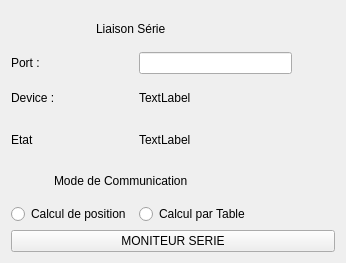
<?xml version="1.0" encoding="UTF-8"?>
<ui version="4.0">
 <class>SerialPannel</class>
 <widget class="QWidget" name="SerialPannel">
  <property name="geometry">
   <rect>
    <x>0</x>
    <y>0</y>
    <width>346</width>
    <height>263</height>
   </rect>
  </property>
  <property name="windowTitle">
   <string>Form</string>
  </property>
  <layout class="QGridLayout" name="gridLayout_2">
   <item row="5" column="3">
    <widget class="QRadioButton" name="m_ModeTable">
     <property name="toolTip">
      <string>&lt;html&gt;&lt;head/&gt;&lt;body&gt;&lt;p&gt;L'ordinateur d'étermine la position par l'utilisation d'une base donnée ou toutes les positions ont été enregistrées&lt;/p&gt;&lt;/body&gt;&lt;/html&gt;</string>
     </property>
     <property name="text">
      <string>Calcul par Table</string>
     </property>
    </widget>
   </item>
   <item row="7" column="0" colspan="6">
    <widget class="QPushButton" name="m_MoniteurSerieButton">
     <property name="toolTip">
      <string>&lt;html&gt;&lt;head/&gt;&lt;body&gt;&lt;p&gt;Démarre une interface permettant de voir&lt;/p&gt;&lt;p&gt;les données circulant dans la liaison série.&lt;/p&gt;&lt;/body&gt;&lt;/html&gt;</string>
     </property>
     <property name="text">
      <string>MONITEUR SERIE</string>
     </property>
    </widget>
   </item>
   <item row="3" column="3" colspan="3">
    <widget class="QLabel" name="m_DeviceState">
     <property name="toolTip">
      <string>&lt;html&gt;&lt;head/&gt;&lt;body&gt;&lt;p&gt;Affiche l'état de la connexion entre le dispositif série et l'application.&lt;/p&gt;&lt;p&gt;close : aucune connection&lt;/p&gt;&lt;p&gt;open : connection en cours&lt;/p&gt;&lt;p&gt;unknow : état généré en cas de problème ou de dysfonctionnement de l'application ou du dispositif série. Redémarrez l'application pour tenter de résoudre le problème.&lt;/p&gt;&lt;/body&gt;&lt;/html&gt;</string>
     </property>
     <property name="text">
      <string>TextLabel</string>
     </property>
    </widget>
   </item>
   <item row="1" column="0" colspan="2">
    <widget class="QLabel" name="m_PortName">
     <property name="toolTip">
      <string>&lt;html&gt;&lt;head/&gt;&lt;body&gt;&lt;p&gt;Entrez le port série sur lequel est branché la carte.&lt;/p&gt;&lt;p&gt;&lt;br/&gt;&lt;/p&gt;&lt;/body&gt;&lt;/html&gt;</string>
     </property>
     <property name="text">
      <string>Port :</string>
     </property>
    </widget>
   </item>
   <item row="1" column="3" colspan="2">
    <widget class="QLineEdit" name="m_AskPortName">
     <property name="toolTip">
      <string>&lt;html&gt;&lt;head/&gt;&lt;body&gt;&lt;p&gt;Tapez le nom du port série que vous souhaitez utiliser.&lt;/p&gt;&lt;p&gt;Si un dispositif série est trouvé il est choisi par défaut au démarrage.&lt;/p&gt;&lt;p&gt;Si plusieurs sont trouvés un choix vous ait demandé.&lt;/p&gt;&lt;p&gt;Si aucun n'est trouvé 'Unknow' est affiché.&lt;/p&gt;&lt;p&gt;Exemple de ports série :&lt;/p&gt;&lt;p&gt;Windows : COM2, COM4...&lt;/p&gt;&lt;p&gt;Linux: ttyACM0, ttyS0&lt;/p&gt;&lt;/body&gt;&lt;/html&gt;</string>
     </property>
    </widget>
   </item>
   <item row="4" column="1" colspan="4">
    <widget class="QLabel" name="m_ModeDeCommunication">
     <property name="text">
      <string>Mode de Communication</string>
     </property>
    </widget>
   </item>
   <item row="2" column="3" colspan="3">
    <widget class="QLabel" name="m_DeviceInfo">
     <property name="text">
      <string>TextLabel</string>
     </property>
    </widget>
   </item>
   <item row="2" column="0" colspan="2">
    <widget class="QLabel" name="m_DeviceInfoLabel">
     <property name="toolTip">
      <string>&lt;html&gt;&lt;head/&gt;&lt;body&gt;&lt;p&gt;Affiche des données disponible sur&lt;/p&gt;&lt;p&gt;le dispositif série connecté&lt;/p&gt;&lt;/body&gt;&lt;/html&gt;</string>
     </property>
     <property name="text">
      <string>Device :</string>
     </property>
    </widget>
   </item>
   <item row="3" column="0" colspan="2">
    <widget class="QLabel" name="m_DeviceStateLabel">
     <property name="toolTip">
      <string>&lt;html&gt;&lt;head/&gt;&lt;body&gt;&lt;p&gt;Affiche l'état de la connection :&lt;/p&gt;&lt;p&gt;&lt;span style=&quot; color:#de1515;&quot;&gt;close&lt;/span&gt; : Connection désactivée&lt;/p&gt;&lt;p&gt;&lt;span style=&quot; color:#50f311;&quot;&gt;open&lt;/span&gt; : Connection active&lt;/p&gt;&lt;p&gt;&lt;span style=&quot; color:#242dd4;&quot;&gt;unknow&lt;/span&gt; : Situation inconnue (Généralement à cause d'un problème)&lt;/p&gt;&lt;/body&gt;&lt;/html&gt;</string>
     </property>
     <property name="text">
      <string>Etat</string>
     </property>
    </widget>
   </item>
   <item row="0" column="2" colspan="2">
    <widget class="QLabel" name="m_Liaison_serie">
     <property name="text">
      <string>Liaison Série</string>
     </property>
    </widget>
   </item>
   <item row="5" column="0" colspan="3">
    <widget class="QRadioButton" name="m_ModeCalc">
     <property name="toolTip">
      <string>&lt;html&gt;&lt;head/&gt;&lt;body&gt;&lt;p align=&quot;justify&quot;&gt;La carte Arduino calcule par un algorthime la position&lt;/p&gt;&lt;p align=&quot;justify&quot;&gt;ou vous avez tapé&lt;/p&gt;&lt;/body&gt;&lt;/html&gt;</string>
     </property>
     <property name="text">
      <string>Calcul de position</string>
     </property>
    </widget>
   </item>
  </layout>
 </widget>
 <tabstops>
  <tabstop>m_AskPortName</tabstop>
  <tabstop>m_ModeCalc</tabstop>
  <tabstop>m_ModeTable</tabstop>
  <tabstop>m_MoniteurSerieButton</tabstop>
 </tabstops>
 <resources/>
 <connections/>
</ui>
